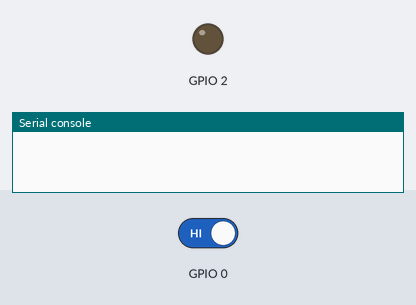
This program was run on a simulated ESP32 board running MicroPython. Shown: output pins drawn as LEDs (lit = HIGH), the last lines printed to the serial console. The test bench sets the inputs (shaded band); at power-on: GPIO 0 HIGH.

Above: at 1.2 s.
1.3 s: GPIO 0 driven LOW
At 2.2 s:
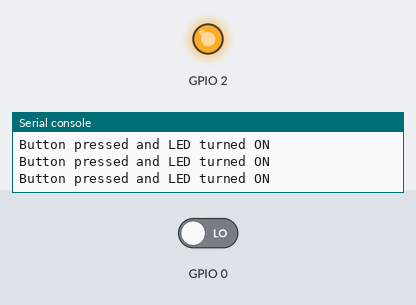
2.8 s: GPIO 0 driven HIGH
At 3.3 s:
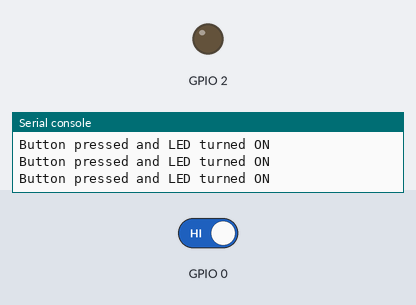
Timing chart, 0 to 5.8 s (numbered marks = the images above; inputs shaded):
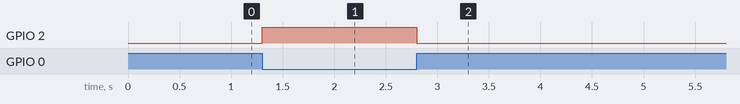

Measured:
- after the input at 1.3 s, GPIO 2: LOW → HIGH at once
- after the input at 2.8 s, GPIO 2: HIGH → LOW at once

The program:

ButtonLED.py
```python
'''
Name        : ButtonLED.py
Date        : 25/Apr/2023
Brief       : Turn on onboard LED when onboard button is pressed.
Tested      : OK
Developer   : Rohit Akurdekar
'''

from machine import Pin     # module for board methods

'''
Name    : ledOnbuttonPress()
Params  : LED pin number, BUTTON pin number
Default : led = 2 , button = 0
Brief   : Turn on onboard LED when onboard button is pressed.
Tested  : OK
'''
def ledOnbuttonPress(led=2,button=0):
    LED = Pin(led,Pin.OUT)              # Configure LED pin as output pin
    BUTTON = Pin(button,Pin.IN)         # Configure BUTTON pin as input pin

    # If button is pressed
    if BUTTON.value() == 0:
        # Turn ON LED
        LED.value(1)
        print("Button pressed and LED turned ON")
    else:
        LED.value(0)


if __name__ == "__main__":
    while True:
        ledOnbuttonPress()
```
